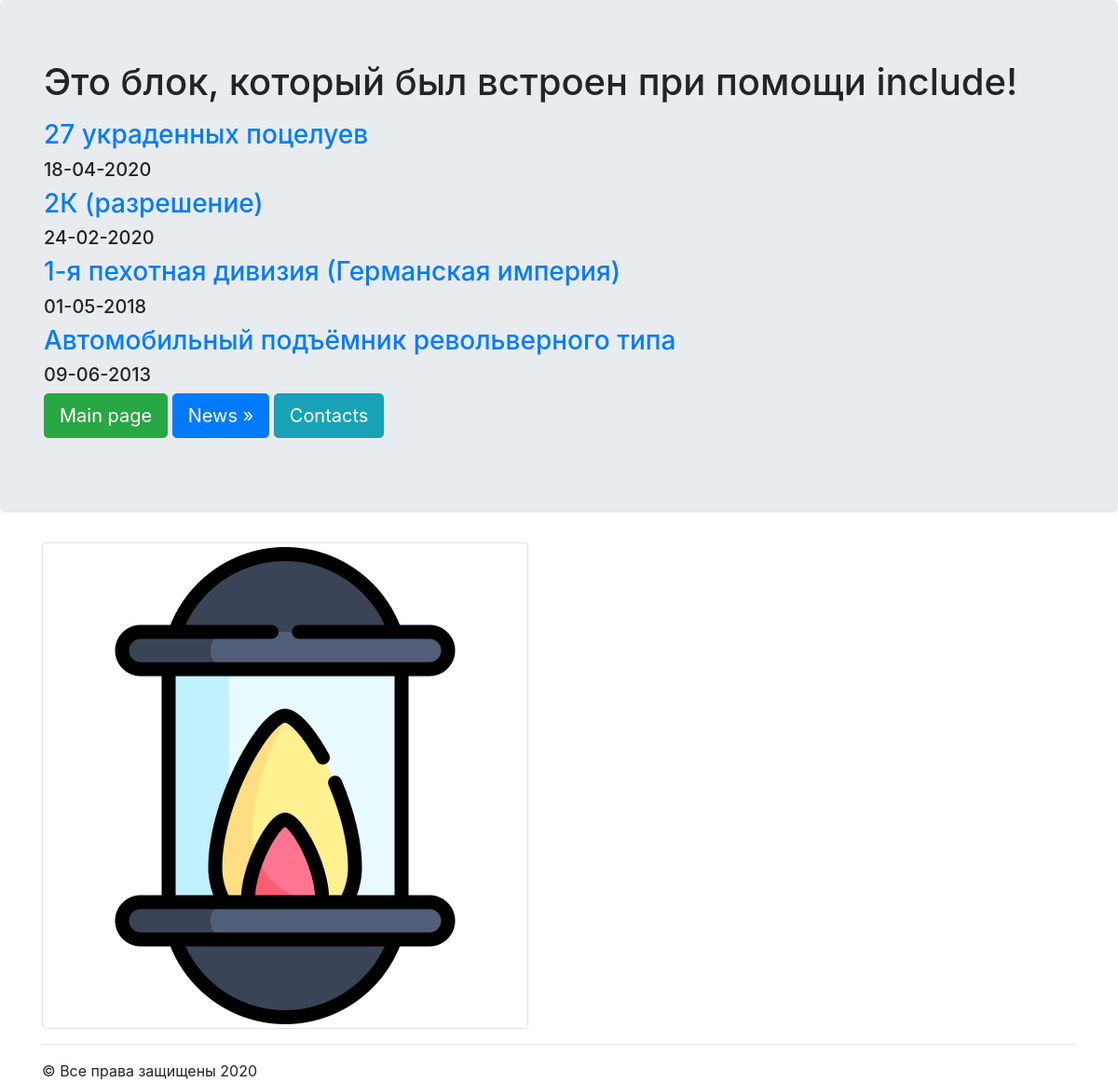
/mnews/, run on the app's committed database.
### mnews/models.py (models this page shows, shortened)
class Articles(models.Model):
    title = models.CharField(max_length=120)
    post = models.TextField()
    date = models.DateTimeField()

### mnews/templates/news/posts.html
{% extends "mainApp/wrapper.html" %}
{% block content %}
   {% for post in object_list %}
       <a href="/mnews/{{ post.id }}"><h3>{{ post.title }}</h3></a>
        <h5>{{ post.date|date:"d-m-Y" }}</h5>
   {% endfor %}
{% endblock %}

### mainApp/templates/mainApp/wrapper.html (shortened to what this page needs)
<!doctype html>
<html lang="en">
<head>
    {% load static %}
    <link rel="stylesheet" href="{% static 'css/bootstrap.min.css' %}" type="text/css">
</head>
<body>
<div class="jumbotron">
    <div class="container">
      <h1>{% include "mainApp/includes/some_html.html" %}</h1>
      {% block content %}
      {% endblock %}
      <p>
        <a href="/" class="btn btn-success btn-lg">Main page</a>
        <a href="/mnews" class="btn btn-primary btn-lg">News &raquo;</a>
          <a href="/contact" class="btn btn-info btn-lg">Contacts</a>
      </p>
    </div>
  </div>
  <div class="container">
    <img src="{% static 'mainApp/image/lamp.png' %}" class="img-thumbnail">
    <hr>
    &copy; Все права защищены 2020
  </div>
</body>
</html>

### mainApp/templates/mainApp/includes/some_html.html
{% block content %}
    <p>Это блок, который был встроен при помощи include!</p>
    {% endblock %}

### data on the page
Articles: title "27 украденных поцелуев", date "18-04-2020"
Articles: title "2К (разрешение)", date "24-02-2020"
Articles: title "1-я пехотная дивизия (Германская империя)", date "01-05-2018"
Articles: title "Автомобильный подъёмник револьверного типа", date "09-06-2013"
